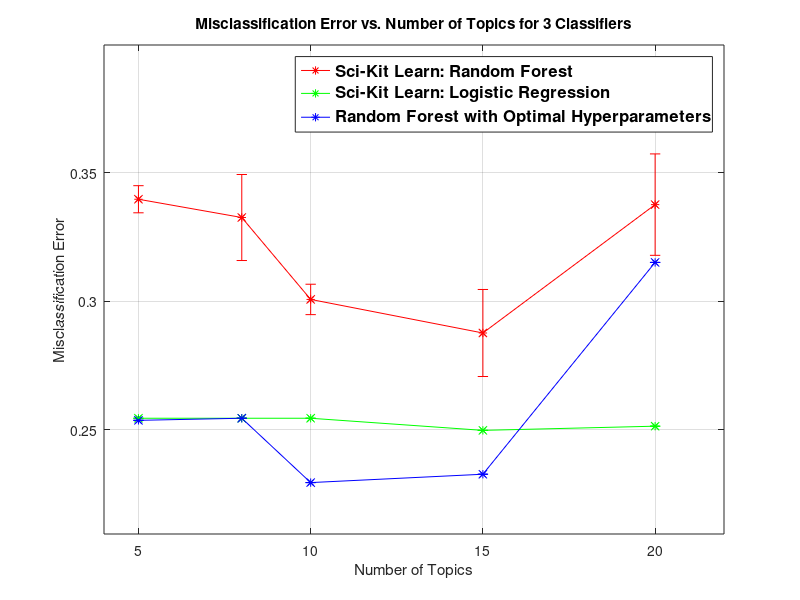

Write the MATLAB code that produced this figure.
function plot_RF_and_benchmarks()

ymin = 1000;
ymax = -1000;

m = dlmread('benchmarks.txt',',');
x=[5,8,10,15,20];
colors = ['-*r';'-*g';'-*b';'-*c';'-*m';'-*y';'-*k';'-*w'];
colors_err = ['rx';'gx';'bx';'cx';'mx';'yx';'kx';'wx'];

err_bars = {};
legend_labels = {'Sci-Kit Learn: Random Forest', 'Sci-Kit Learn: Logistic Regression', 'Random Forest with Optimal Hyperparameters'};
col_ind = 1;
for i = 1:2:size(m,1)
    plot(x,m(i,:),colors(col_ind,:));
    ymin = min(min(m(i,:)),ymin);
    ymax = max(max(m(i,:)),ymax);
    hold on;
    err_bars{length(err_bars)+1} = {x,m(i,:),m(i+1,:),colors_err(col_ind,:)};
    col_ind = mod(col_ind+1,size(colors,1));
end

legend(legend_labels,'FontSize',12,'FontWeight','bold');

for i = 1:length(err_bars)
    errorbar(err_bars{i}{1},err_bars{i}{2},err_bars{i}{3},err_bars{i}{4});
end

ylabel('Misclassification Error');
title('Misclassification Error vs. Number of Topics for 3 Classifiers');
xlabel('Number of Topics');
axis([4 22 ymin-0.02 ymax+0.06]);
grid on;

saveas(gcf, './benchmark.fig');

end